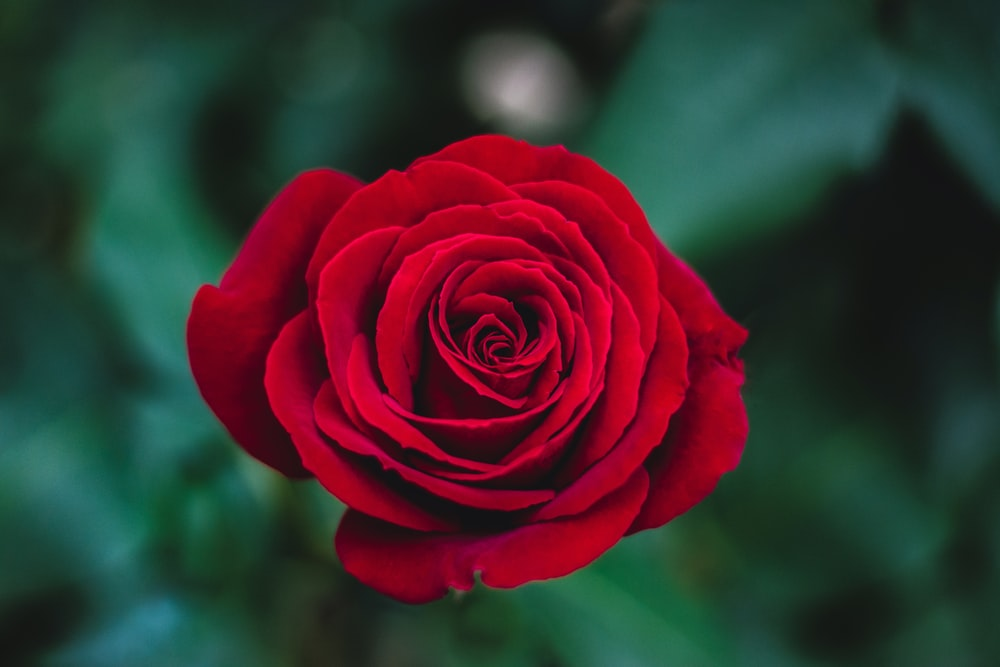
#> input picture TestImages/rr1.jpg, 1000 x 667 px, found by its file name; its folder holds only this picture in this run
$ python main.py
#> lines starting #> are read from the running program, lines starting #| are printed output that depends on the picture
import itertools
import sys
import cv2
import os
import numpy as np
ProjectDirectory = 'C:\\Users\\gilbl\\PycharmProjects\\Test'
os.chdir(ProjectDirectory)
ImageDirectory=os.getcwd() + "\\TestImages\\"
print(ImageDirectory)

# image variables
name = "ImageArray" + ".jpg" #Name of the exported file
margin = 10 #Margin between pictures in pixels
w = 4 # Width of the matrix (nb of images)
h = 2 # Height of the matrix (nb of images)
n = w*h

filename_list = []

for file in os.listdir(ImageDirectory):
    if file.endswith(".jpg"):
        filename_list.append(file)

#filename_list.sort()

print(filename_list)

imgs = [cv2.imread(ImageDirectory+"/"+file) for file in filename_list]
#> imgs = 1 item

#Define the shape of the image to be replicated (all images should have the same shape)
img_h, img_w, img_c = imgs[0].shape
#> img_h = 667; img_w = 1000; img_c = 3

#Define the margins in x and y directions
m_x = margin
m_y = margin

#Size of the full size image
mat_x = img_w * w + m_x * (w - 1)
#> mat_x = 4030
mat_y = img_h * h + m_y * (h - 1)
#> mat_y = 1344

#Create a matrix of zeros of the right size and fill with 255 (so margins end up white)
imgmatrix = np.zeros((mat_y, mat_x, img_c),np.uint8)
imgmatrix.fill(255)
#> imgmatrix: shape (1344, 4030, 3); every value is 255

#Prepare an iterable with the right dimensions
positions = itertools.product(range(h), range(w))

for (y_i, x_i), img in zip(positions, imgs):
    x = x_i * (img_w + m_x)
    y = y_i * (img_h + m_y)
    imgmatrix[y:y+img_h, x:x+img_w, :] = img
#> this loop made 1 pass
#> (y_i, x_i, x, y) on pass 1: (0, 0, 0, 0)
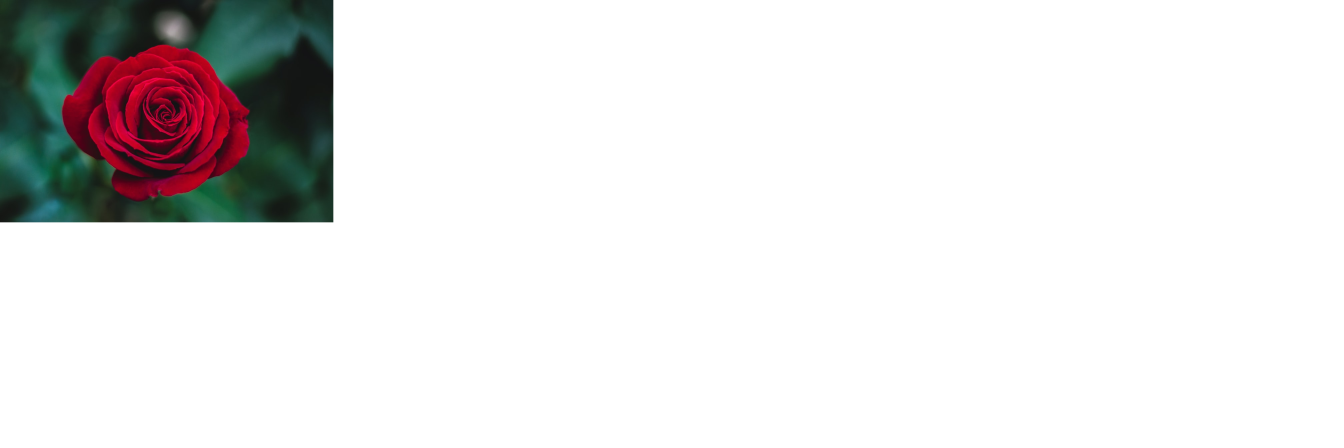
#> imgmatrix: shape (1344, 4030, 3) (shown at 1/3 size); mean of channels 0, 1, 2 229.4, 229.5, 230.9; drawn as B, G, R

resized = cv2.resize(imgmatrix, (mat_x//4,mat_y//4), interpolation = cv2.INTER_AREA)
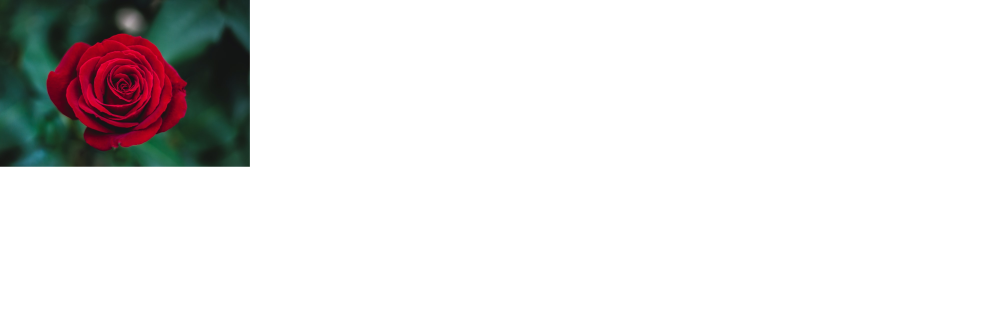
#> resized: shape (336, 1007, 3); mean of channels 0, 1, 2 229.4, 229.5, 230.9; drawn as B, G, R
compression_params = [cv2.IMWRITE_JPEG_QUALITY, 99]
#cv2.imwrite(name, resized, compression_params)

winName='Image Array'
cv2.imshow(winName,resized)
cv2.namedWindow(winName, cv2.WINDOW_AUTOSIZE)
cv2.moveWindow(winName,100,200)

# Exit on key press
cv2.waitKey(0)
cv2.destroyAllWindows()
